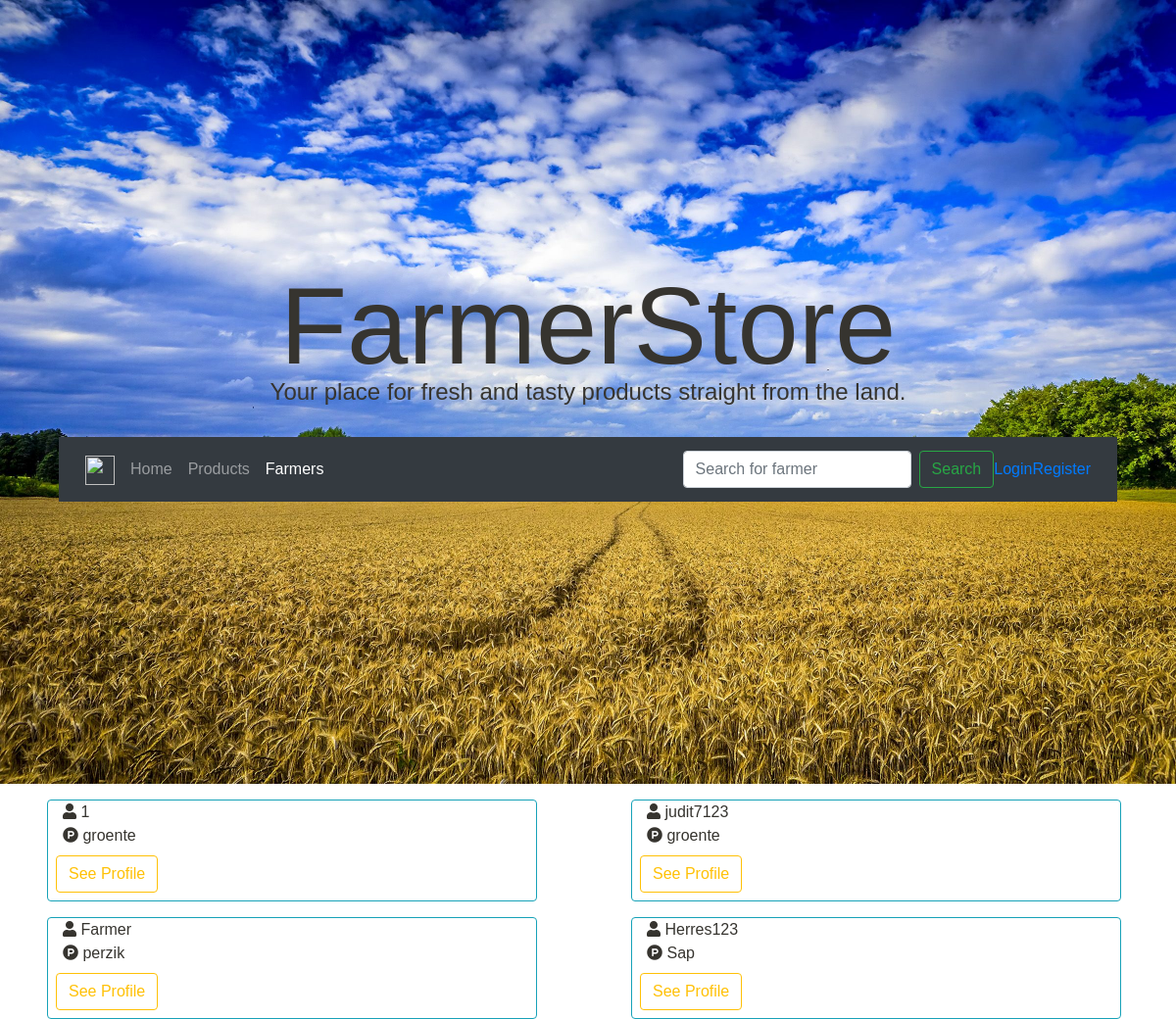
The app's page /farmer/, older data.
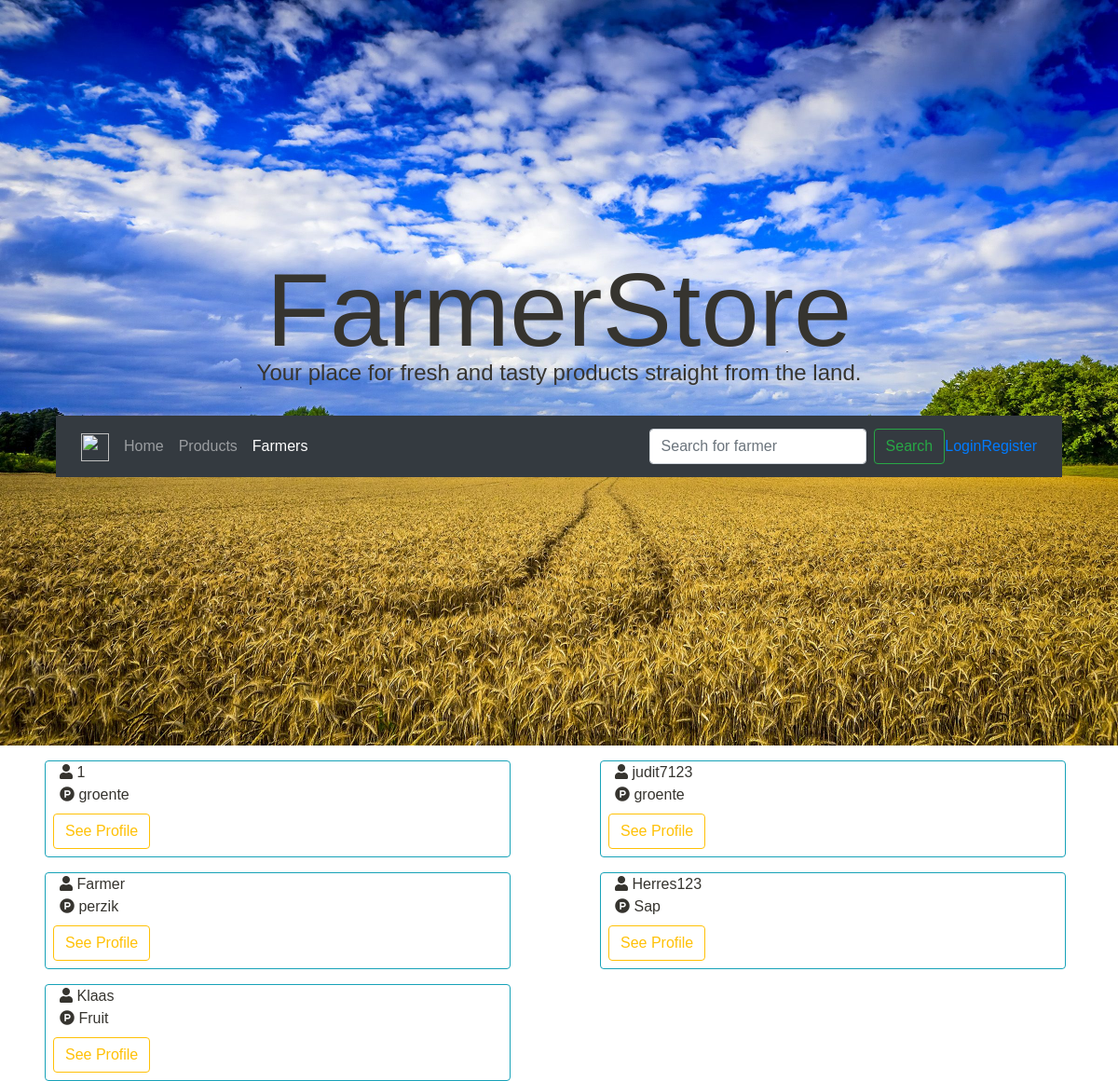
The same page, newer data.
### farmer_page/models.py (models this page shows, shortened)
class Farmer(models.Model):
    name = models.CharField(max_length=60)
    address = models.CharField(max_length=50)
    age = models.IntegerField()
    province = models.CharField(max_length=100)
    company_name = models.CharField(max_length=30)
    phone_number = models.CharField(max_length=10)
    products = models.CharField(max_length=200)

### farmer_page/views.py (the view)
# urls.py: path('',views.farmer_index, name='farmer-index'),
def farmer_index(request):
    context = {'info': Farmer.objects.all(),
                'navigation':'farmer',}
    return render(request, 'farmer_page/farmer.html', context)

### farmer_page/templates/farmer_page/farmer.html (shortened to what this page needs)
{% extends 'home_page/base.html' %}
{%load static%}
    {%block styles%}
    <link rel="stylesheet" href="{%static 'farmer_page/farmer.css'%}">
    <link rel="stylesheet" href="{%static 'home_page/home.css'%}">
    {%endblock styles%}
{%block search%}
<form id="searchForm" class="form-inline my-2 my-lg-0" method="GET" action="{% url 'farmer-search'%}">
    <input class="form-control mr-sm-2" type="search" placeholder="Search for farmer" name="query" aria-label="Search">
    <button class="btn btn-outline-success my-2 my-sm-0" type="submit" value="Search">Search</button>
</form>
{%endblock search%}
{%block content%}
{% if result %}
  <div class="container-fluid">
  <div class="row">
    {% for x in result%}
    <div class="col-md-5 border border-info rounded mt-3 mx-5">
      <i class="fas fa-user"></i>
        {{x.name}}
      <br>
      <i class="fab fa-product-hunt"></i>
        {{x.address}}
    <div class="row">
      <a class="btn btn-outline-warning my-2 mx-2 stretched-link" href="{% url 'profile-index' x.id %}">See Profile</a>
     </div>
    </div>
    {%endfor%}
{% else %}
<div class="container-fluid">
  <div class="row">
    {% for x in info %}
    <div class="col-md-5 border border-info rounded mt-3 mx-5">
      <i class="fas fa-user"></i>
      {{x.name}}
      <br>
      <i class="fab fa-product-hunt"></i>
      {{x.products}}
    <div class="row">
      <a class="btn btn-outline-warning my-2 mx-2 stretched-link" href="{% url 'profile-index' x.id %}">See Profile</a>
     </div>
    </div>
    {% endfor %}
  </div>
</div>
{%endif%}
{%endblock content%}

Row changes from the older to the newer data that the page shows:
added Farmer: name "Klaas", products "Fruit"
